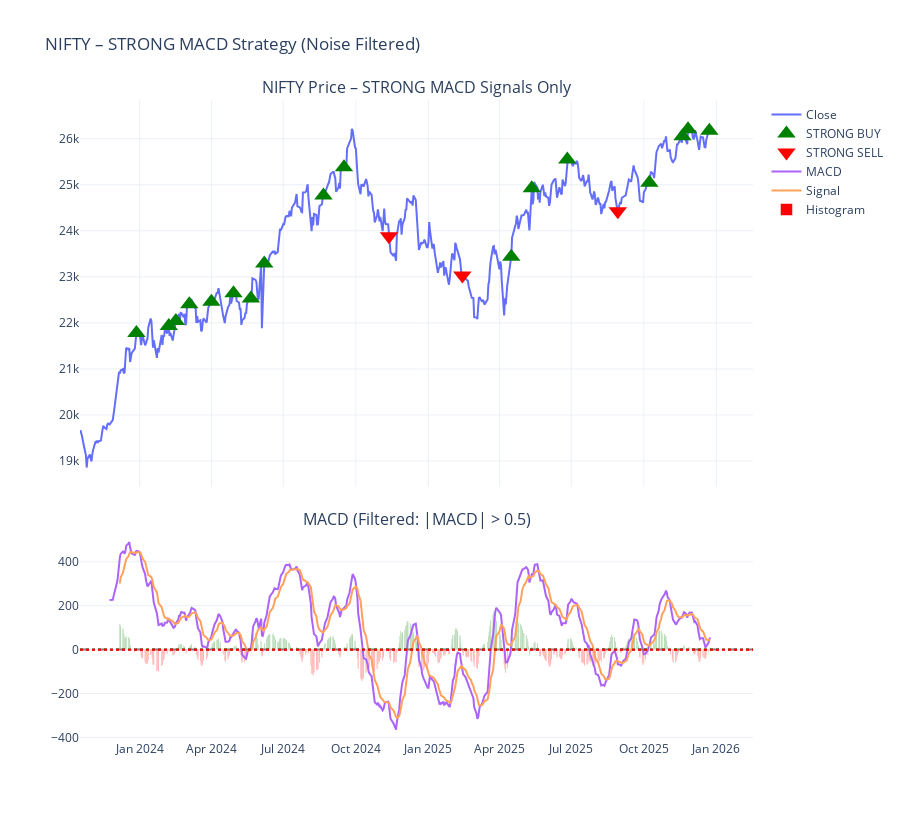

The notebook cell saved with this chart:
### Code cell
from plotly.subplots import make_subplots
import plotly.graph_objects as go

fig = make_subplots(
    rows=2, cols=1,
    shared_xaxes=True,
    row_heights=[0.65, 0.35],
    vertical_spacing=0.07,
    subplot_titles=(
        "NIFTY Price – STRONG MACD Signals Only",
        "MACD (Filtered: |MACD| > 0.5)"
    )
)

# ---------------- PRICE ----------------
fig.add_trace(
    go.Scatter(
        x=df.index,
        y=df['Close'],
        name="Close",
        line=dict(width=2)
    ),
    row=1, col=1
)

# ---------------- STRONG BUY ----------------
sb = df[df['StrongSignal'] == 1]

fig.add_trace(
    go.Scatter(
        x=sb.index,
        y=sb['Close'],
        mode='markers',
        name="STRONG BUY",
        marker=dict(
            symbol='triangle-up',
            size=16,
            color='green'
        )
    ),
    row=1, col=1
)

# ---------------- STRONG SELL ----------------
ss = df[df['StrongSignal'] == -1]

fig.add_trace(
    go.Scatter(
        x=ss.index,
        y=ss['Close'],
        mode='markers',
        name="STRONG SELL",
        marker=dict(
            symbol='triangle-down',
            size=16,
            color='red'
        )
    ),
    row=1, col=1
)

# ---------------- MACD ----------------
fig.add_trace(
    go.Scatter(
        x=df.index,
        y=df['MACD'],
        name='MACD',
        line=dict(width=2)
    ),
    row=2, col=1
)

fig.add_trace(
    go.Scatter(
        x=df.index,
        y=df['MACD_Signal'],
        name='Signal',
        line=dict(width=2)
    ),
    row=2, col=1
)

# ---------------- HISTOGRAM ----------------
fig.add_trace(
    go.Bar(
        x=df.index,
        y=df['MACD_Hist'],
        name='Histogram',
        marker_color=df['MACD_Hist'].apply(
            lambda x: 'green' if x > 0 else 'red'
        )
    ),
    row=2, col=1
)

# ---------------- THRESHOLD LINES ----------------
fig.add_hline(y=0, line_dash="dash", line_color="gray", row=2)
fig.add_hline(y=0.5, line_dash="dot", line_color="green", row=2)
fig.add_hline(y=-0.5, line_dash="dot", line_color="red", row=2)

# ---------------- LAYOUT ----------------
fig.update_layout(
    height=820,
    title="NIFTY – STRONG MACD Strategy (Noise Filtered)",
    template="plotly_white",
    xaxis_rangeslider_visible=False
)

fig.show()

### Figure 1 — Plotly figure (JSON) as saved in the notebook; plotly's stock layout.template omitted (floating-point values rounded to 4 significant figures; data arrays with more than 128 entries replaced by an {"elided": "..."} marker saying what was removed)
{"data": [{"line": {"width": 2}, "name": "Close", "type": "scatter", "x": {"elided": "540 str values"}, "xaxis": "x", "y": {"elided": "540 float values"}, "yaxis": "y"}, {"marker": {"color": "green", "size": 16, "symbol": "triangle-up"}, "mode": "markers", "name": "STRONG BUY", "type": "scatter", "x": ["2023-12-28T00:00:00", "2024-02-07T00:00:00", "2024-02-16T00:00:00", "2024-03-04T00:00:00", "2024-04-01T00:00:00", "2024-04-29T00:00:00", "2024-05-21T00:00:00", "2024-06-07T00:00:00", "2024-08-21T00:00:00", "2024-09-16T00:00:00", "2025-04-16T00:00:00", "2025-05-12T00:00:00", "2025-06-26T00:00:00", "2025-10-08T00:00:00", "2025-11-19T00:00:00", "2025-11-26T00:00:00", "2025-12-23T00:00:00"], "xaxis": "x", "y": [21780.0, 21930.0, 22040.0, 22410.0, 22462, 22640.0, 22530.0, 23290.0, 24770.0, 25380.0, 23440.0, 24920.0, 25549, 25050.0, 26050.0, 26210.0, 26180.0], "yaxis": "y"}, {"marker": {"color": "red", "size": 16, "symbol": "triangle-down"}, "mode": "markers", "name": "STRONG SELL", "type": "scatter", "x": ["2024-11-12T00:00:00", "2025-02-13T00:00:00", "2025-08-29T00:00:00"], "xaxis": "x", "y": [23880.0, 23030.0, 24430.0], "yaxis": "y"}, {"line": {"width": 2}, "name": "MACD", "type": "scatter", "x": {"elided": "540 str values"}, "xaxis": "x2", "y": {"elided": "540 float values"}, "yaxis": "y2"}, {"line": {"width": 2}, "name": "Signal", "type": "scatter", "x": {"elided": "540 str values"}, "xaxis": "x2", "y": {"elided": "540 float values"}, "yaxis": "y2"}, {"marker": {"color": {"elided": "540 str values"}}, "name": "Histogram", "type": "bar", "x": {"elided": "540 str values"}, "xaxis": "x2", "y": {"elided": "540 float values"}, "yaxis": "y2"}], "layout": {"annotations": [{"font": {"size": 16}, "showarrow": false, "text": "NIFTY Price – STRONG MACD Signals Only", "x": 0.5, "xanchor": "center", "xref": "paper", "y": 1.0, "yanchor": "bottom", "yref": "paper"}, {"font": {"size": 16}, "showarrow": false, "text": "MACD (Filtered: |MACD| > 0.5)", "x": 0.5, "xanchor": "center", "xref": "paper", "y": 0.3255, "yanchor": "bottom", "yref": "paper"}], "height": 820, "shapes": [{"line": {"color": "gray", "dash": "dash"}, "type": "line", "x0": 0, "x1": 1, "xref": "x2 domain", "y0": 0, "y1": 0, "yref": "y2"}, {"line": {"color": "green", "dash": "dot"}, "type": "line", "x0": 0, "x1": 1, "xref": "x2 domain", "y0": 0.5, "y1": 0.5, "yref": "y2"}, {"line": {"color": "red", "dash": "dot"}, "type": "line", "x0": 0, "x1": 1, "xref": "x2 domain", "y0": -0.5, "y1": -0.5, "yref": "y2"}], "title": {"text": "NIFTY – STRONG MACD Strategy (Noise Filtered)"}, "xaxis": {"anchor": "y", "domain": [0, 1], "matches": "x2", "rangeslider": {"visible": false}, "showticklabels": false}, "xaxis2": {"anchor": "y2", "domain": [0, 1]}, "yaxis": {"anchor": "x", "domain": [0.3955, 1.0]}, "yaxis2": {"anchor": "x2", "domain": [0, 0.3255]}}}
